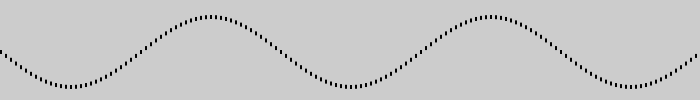
Frame 1 (no input)
Frame 60 (the mouse pressed at the canvas centre just before this capture): identical to frame 1, image omitted
Frame 120 (the mouse held since frame 60 and released just before this capture): identical to frame 1, image omitted

The Processing sketch that drew this single still picture (run headless with seeded random() and noise(); from frame 60 on, the mouse is pressed at the canvas centre):

// Processing sketch: Ex_34
// ── Ex_34.pde
float offset = 50.0;       // Y offset
float scaleVal = 35.0;     // Scale value for the wave magnitude
float angleInc = PI/28.0;  // Increment between the next angle  

void setup() {
  size(700, 100);
  noStroke();
  fill(0);  
}

void draw() {
  background(204);
  float angle = 0.0;
  for (int x = 0; x < width; x += 5) {
    float y = offset + (sin(angle) * scaleVal);
    rect(x, y, 2, 4);
    angle += angleInc;
  }
}
